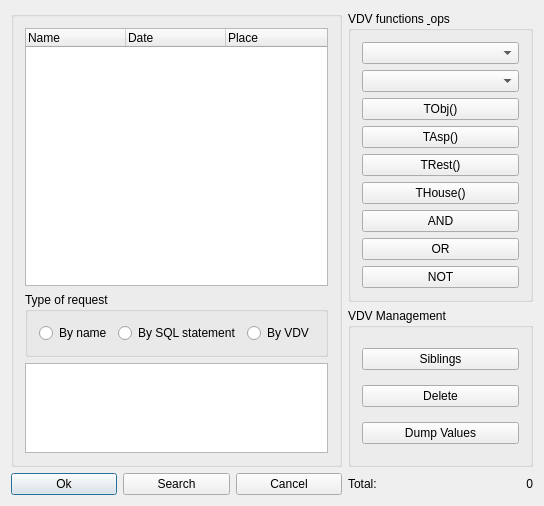
<?xml version="1.0" encoding="UTF-8"?>
<ui version="4.0">
 <class>SearchData</class>
 <widget class="QDialog" name="SearchData">
  <property name="geometry">
   <rect>
    <x>0</x>
    <y>0</y>
    <width>544</width>
    <height>506</height>
   </rect>
  </property>
  <property name="windowTitle">
   <string>Search for data</string>
  </property>
  <layout class="QGridLayout">
   <item row="0" column="0" rowspan="2" colspan="3">
    <widget class="QGroupBox" name="groupBox">
     <property name="sizePolicy">
      <sizepolicy hsizetype="Expanding" vsizetype="Preferred">
       <horstretch>0</horstretch>
       <verstretch>0</verstretch>
      </sizepolicy>
     </property>
     <property name="title">
      <string/>
     </property>
     <layout class="QGridLayout">
      <item row="0" column="0">
       <widget class="QTreeWidget" name="DataLIST">
        <property name="sizePolicy">
         <sizepolicy hsizetype="Expanding" vsizetype="Expanding">
          <horstretch>0</horstretch>
          <verstretch>0</verstretch>
         </sizepolicy>
        </property>
        <column>
         <property name="text">
          <string>Name</string>
         </property>
        </column>
        <column>
         <property name="text">
          <string>Date</string>
         </property>
        </column>
        <column>
         <property name="text">
          <string>Place</string>
         </property>
        </column>
       </widget>
      </item>
      <item row="1" column="0">
       <widget class="QGroupBox" name="RequestType">
        <property name="title">
         <string>Type of request</string>
        </property>
        <layout class="QGridLayout">
         <item row="0" column="0">
          <widget class="QRadioButton" name="ByNameButton">
           <property name="toolTip">
            <string>Criteria zone contains a name or a fragment of name</string>
           </property>
           <property name="text">
            <string>By name</string>
           </property>
          </widget>
         </item>
         <item row="0" column="2">
          <widget class="QRadioButton" name="ByVDVButton">
           <property name="toolTip">
            <string>Criteria zone accepts specific VDV search arguments</string>
           </property>
           <property name="text">
            <string>By VDV</string>
           </property>
          </widget>
         </item>
         <item row="0" column="1">
          <widget class="QRadioButton" name="ByStatementButton">
           <property name="toolTip">
            <string>Criteria zone contains raw SQL WHERE clause</string>
           </property>
           <property name="text">
            <string>By SQL statement</string>
           </property>
          </widget>
         </item>
        </layout>
       </widget>
      </item>
      <item row="2" column="0">
       <widget class="QTextEdit" name="ReqLine">
        <property name="sizePolicy">
         <sizepolicy hsizetype="Expanding" vsizetype="Minimum">
          <horstretch>0</horstretch>
          <verstretch>0</verstretch>
         </sizepolicy>
        </property>
        <property name="maximumSize">
         <size>
          <width>16777215</width>
          <height>90</height>
         </size>
        </property>
       </widget>
      </item>
     </layout>
    </widget>
   </item>
   <item row="1" column="3" colspan="2">
    <widget class="QGroupBox" name="VDVGroup">
     <property name="title">
      <string>VDV Management</string>
     </property>
     <layout class="QGridLayout">
      <item row="0" column="0">
       <widget class="QPushButton" name="SiblButton">
        <property name="toolTip">
         <string>List all the siblings belonging to the first listed Dataset</string>
        </property>
        <property name="text">
         <string>Siblings</string>
        </property>
       </widget>
      </item>
      <item row="1" column="0">
       <widget class="QPushButton" name="DeleteButton">
        <property name="toolTip">
         <string>DANGEROUS ! Delete listed Datasets or just purge their VDV associated values </string>
        </property>
        <property name="text">
         <string>Delete</string>
        </property>
       </widget>
      </item>
      <item row="2" column="0">
       <widget class="QPushButton" name="DumpValButton">
        <property name="toolTip">
         <string>Extact &amp; Save the values from all the displayed datasets</string>
        </property>
        <property name="text">
         <string>Dump Values</string>
        </property>
       </widget>
      </item>
     </layout>
    </widget>
   </item>
   <item row="2" column="0">
    <widget class="QPushButton" name="OkButton">
     <property name="text">
      <string>Ok</string>
     </property>
     <property name="default">
      <bool>true</bool>
     </property>
    </widget>
   </item>
   <item row="2" column="1">
    <widget class="QPushButton" name="SearchButton">
     <property name="toolTip">
      <string>Search all the Datasets with the provided criteria </string>
     </property>
     <property name="text">
      <string>Search</string>
     </property>
     <property name="autoDefault">
      <bool>false</bool>
     </property>
    </widget>
   </item>
   <item row="2" column="2">
    <widget class="QPushButton" name="CancelButton">
     <property name="text">
      <string>Cancel</string>
     </property>
     <property name="autoDefault">
      <bool>false</bool>
     </property>
    </widget>
   </item>
   <item row="2" column="3">
    <widget class="QLabel" name="textLabel1">
     <property name="text">
      <string>Total:</string>
     </property>
     <property name="wordWrap">
      <bool>false</bool>
     </property>
    </widget>
   </item>
   <item row="2" column="4">
    <widget class="QLabel" name="Count">
     <property name="sizePolicy">
      <sizepolicy hsizetype="Expanding" vsizetype="Preferred">
       <horstretch>0</horstretch>
       <verstretch>0</verstretch>
      </sizepolicy>
     </property>
     <property name="text">
      <string>0</string>
     </property>
     <property name="alignment">
      <set>Qt::AlignRight|Qt::AlignTrailing|Qt::AlignVCenter</set>
     </property>
     <property name="wordWrap">
      <bool>false</bool>
     </property>
    </widget>
   </item>
   <item row="0" column="3" colspan="2">
    <widget class="QGroupBox" name="VDVFunc">
     <property name="title">
      <string>VDV functions &amp; ops</string>
     </property>
     <layout class="QGridLayout">
      <item row="0" column="0">
       <widget class="QComboBox" name="Planets">
        <property name="toolTip">
         <string>Objects Id</string>
        </property>
       </widget>
      </item>
      <item row="1" column="0">
       <widget class="QComboBox" name="Aspects">
        <property name="toolTip">
         <string>Aspects Id</string>
        </property>
       </widget>
      </item>
      <item row="2" column="0">
       <widget class="QPushButton" name="TObjButton">
        <property name="toolTip">
         <string>TObj(Index, 'Obj', sign number)</string>
        </property>
        <property name="text">
         <string>TObj()</string>
        </property>
       </widget>
      </item>
      <item row="3" column="0">
       <widget class="QPushButton" name="TAspButton">
        <property name="toolTip">
         <string>TAsp(Index, 'Asp', 'Obj', 'Obj')</string>
        </property>
        <property name="text">
         <string>TAsp()</string>
        </property>
       </widget>
      </item>
      <item row="4" column="0">
       <widget class="QPushButton" name="TRestButton">
        <property name="toolTip">
         <string>TObj(Index, 'Obj')</string>
        </property>
        <property name="text">
         <string>TRest()</string>
        </property>
       </widget>
      </item>
      <item row="5" column="0">
       <widget class="QPushButton" name="THouseButton">
        <property name="toolTip">
         <string>TObj(Index, 'Obj', house number)</string>
        </property>
        <property name="text">
         <string>THouse()</string>
        </property>
       </widget>
      </item>
      <item row="6" column="0">
       <widget class="QPushButton" name="ANDButton">
        <property name="toolTip">
         <string>condition AND condition</string>
        </property>
        <property name="text">
         <string>AND</string>
        </property>
       </widget>
      </item>
      <item row="7" column="0">
       <widget class="QPushButton" name="ORButton">
        <property name="toolTip">
         <string>condition OR condition</string>
        </property>
        <property name="text">
         <string>OR</string>
        </property>
       </widget>
      </item>
      <item row="8" column="0">
       <widget class="QPushButton" name="NOTButton">
        <property name="toolTip">
         <string>NOT condition</string>
        </property>
        <property name="text">
         <string>NOT</string>
        </property>
       </widget>
      </item>
     </layout>
    </widget>
   </item>
  </layout>
 </widget>
 <layoutdefault spacing="6" margin="11"/>
 <pixmapfunction>qPixmapFromMimeSource</pixmapfunction>
 <tabstops>
  <tabstop>ByNameButton</tabstop>
  <tabstop>ByStatementButton</tabstop>
  <tabstop>ByVDVButton</tabstop>
  <tabstop>Planets</tabstop>
  <tabstop>Aspects</tabstop>
  <tabstop>TObjButton</tabstop>
  <tabstop>TAspButton</tabstop>
  <tabstop>TRestButton</tabstop>
  <tabstop>THouseButton</tabstop>
  <tabstop>ANDButton</tabstop>
  <tabstop>ORButton</tabstop>
  <tabstop>NOTButton</tabstop>
  <tabstop>SiblButton</tabstop>
  <tabstop>DeleteButton</tabstop>
  <tabstop>DumpValButton</tabstop>
  <tabstop>OkButton</tabstop>
  <tabstop>SearchButton</tabstop>
  <tabstop>CancelButton</tabstop>
 </tabstops>
 <resources/>
 <connections/>
</ui>
